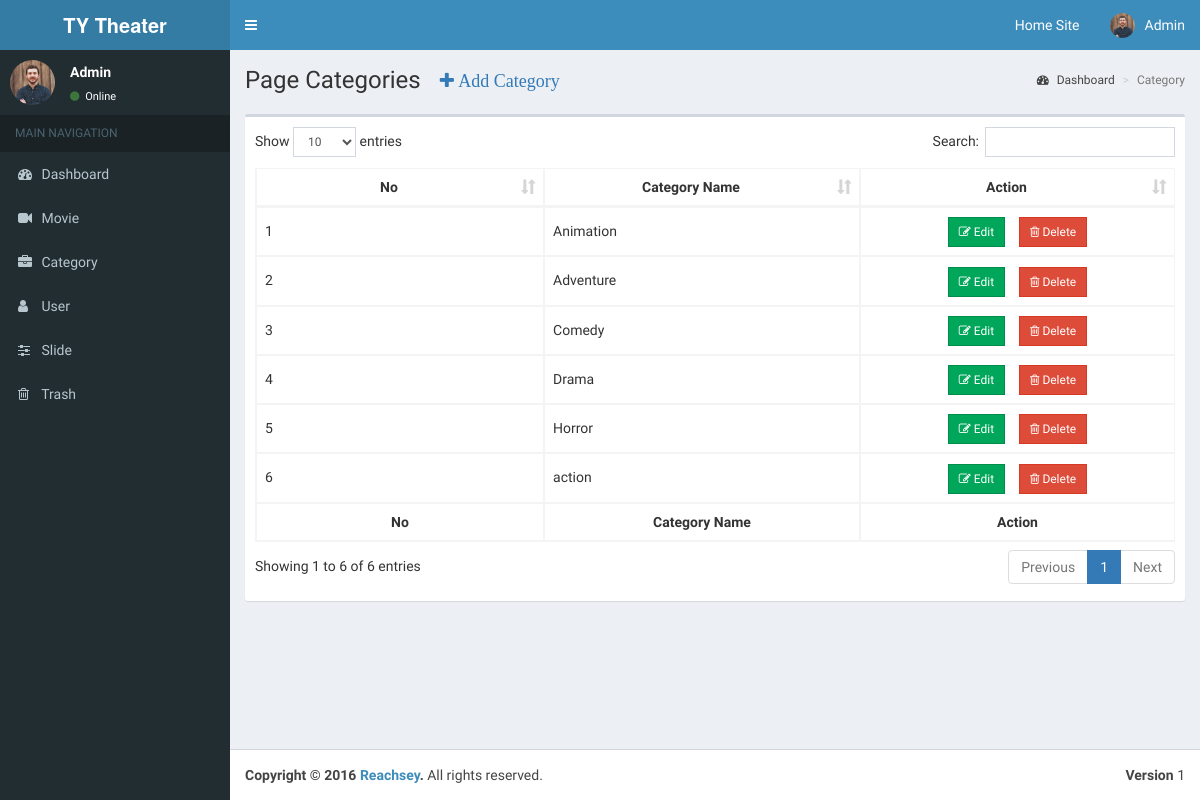
/admin/pages/category.php (signed in), run on an earlier commit of the app's database.
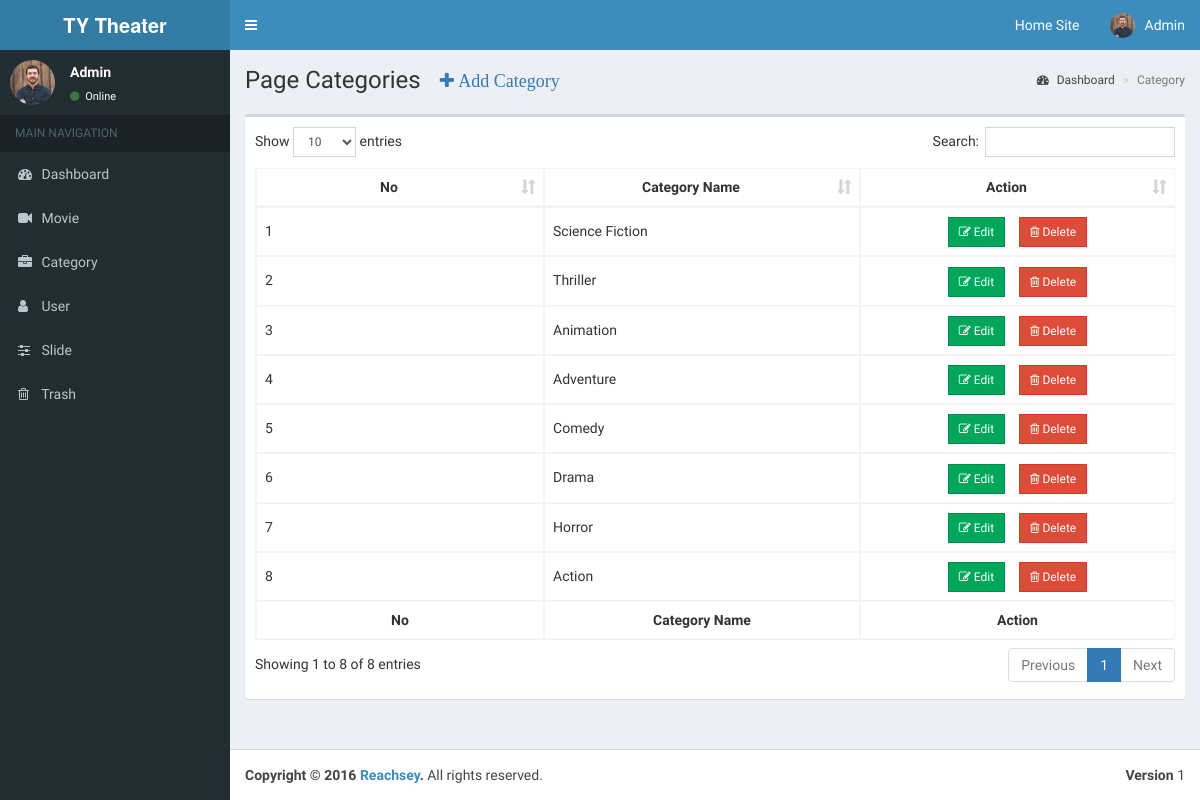
And on a later commit of the database.
### tables this page shows
CREATE TABLE `users` (
  `user_id` int(11) NOT NULL,
  `username` varchar(100) NOT NULL,
  `password` varchar(100) NOT NULL,
  `fullname` varchar(100) NOT NULL,
  `user_image` varchar(100) NOT NULL,
  `user_role` varchar(100) NOT NULL,
  `date_added` datetime NOT NULL
);

CREATE TABLE `categories` (
  `cate_id` int(11) NOT NULL,
  `cate_name` varchar(100) NOT NULL
);

### admin/pages/include/view_all_category.php (the view, shortened to what this page needs)
<section class="content-header">
    <h1>
        Page Categories
        <button type="button" class="btn btn-link" data-toggle="modal" data-target="#maincategory"><i style="font-size: large;" class="fa fa-plus">&nbsp;Add Category</i></button>
    </h1>
    <ol class="breadcrumb">
        <li><a href="../dashboard.php"><i class="fa fa-dashboard"></i> Dashboard</a></li>
        <li class="active">Category</li>
    </ol>
</section>
<section class="content">
    <div class="row">
        <div class="col-xs-12">
            <div class="box">
                <div class="box-body">
                    <table id="example1" class="table table-bordered table-hover">
                        <thead>
                        <tr>
                            <th>No</th>
                            <th>Category Name</th>
                            <th>Action</th>
                        </tr>
                        </thead>
                        <tbody>
                        <?php
                        $query="select * from categories";
                        $select_category=mysqli_query($connection,$query);
                        $n = mysqli_num_rows($select_category);
                        while($row = mysqli_fetch_assoc($select_category)){
                            $cate_id= $row['cate_id'];
                            $cate_name= $row['cate_name'];
                            ?>
                            <tr>
                                <td style="line-height: 30px;font-size:;"><?php echo $n; ?></td>
                                <td style="line-height: 30px;font-size:;"><?php echo $cate_name; ?></td>
                                <td align="center" style="line-height: 30px;font-size:;" ><a href="category.php?action=edit_category&cate_id=<?php echo $cate_id; ?>" class="btn btn-success btn-flat btn-sm"><i class="fa fa-edit"></i> Edit</a>&nbsp;&nbsp;&nbsp;&nbsp;<a href="category.php?delete=<?php echo $cate_id;?>" onclick="return confirm('Are your sure?')" class="btn btn-danger btn-flat btn-sm"><i class="fa fa-trash-o"></i> Delete</a></td>
                            </tr>
                            <?php
                            $n--;
                        }
                        ?>
                        </tbody>
                        <tfoot>
                        <tr>
                            <th>No</th>
                            <th>Category Name</th>
                            <th>Action</th>
                        </tr>
                        </tfoot>
                    </table>
                </div>
            </div>
        </div>
    </div>
</section>

### admin/pages/category.php (shortened to what this page needs)
<!DOCTYPE html>
<html>
<?php
require_once "../../includes/db.php";
if($_SESSION['user_role'])
{
    $user_id = $_SESSION['user_id'];
    $user_role = $_SESSION['user_role'];
    $s_user = "SELECT * FROM users WHERE user_id=$user_id";
    $run_s_user = mysqli_query($connection,$s_user);
    while($row = mysqli_fetch_assoc($run_s_user)) {
        $fullname = $row['fullname'];
        $user_image = $row['user_image'];
    }
?>
    <?php include "include/header.php"; ?>
    <body class="hold-transition skin-blue sidebar-mini">
    <div class="wrapper">
        <?php include "include/navigation.php"; ?>
        <div class="content-wrapper">
            <?php
            if(isset($_GET['action'])){
                $source = $_GET['action'];
            }else{
                $source='';
            }
            switch($source){
                default:
                    include "include/view_all_category.php";
            }
            ?>
        </div>
        <?php include "include/footer.php"; ?>
    </div>
    </body>
<?php
}else
{
    echo "<script language=\"javascript\">window.location.href = \"movie.php\"</script>";
}
?>
</html>

### admin/pages/include/header.php (shortened to what this page needs)
<head>
  <link rel="stylesheet" href="../bootstrap/css/bootstrap.min.css">
  <link rel="stylesheet" href="https://cdnjs.cloudflare.com/ajax/libs/font-awesome/4.5.0/css/font-awesome.min.css">
  <link rel="stylesheet" href="../plugins/datatables/dataTables.bootstrap.css">
  <link rel="stylesheet" href="https://cdnjs.cloudflare.com/ajax/libs/ionicons/2.0.1/css/ionicons.min.css">
  <link rel="stylesheet" href="../dist/css/AdminLTE.min.css">
  <link rel="stylesheet" href="../dist/css/skins/_all-skins.min.css">
  <link rel="stylesheet" href="../plugins/colorpicker/bootstrap-colorpicker.min.css">
</head>

### admin/pages/include/navigation.php (shortened to what this page needs)
<header class="main-header">
  <a href="index2.html" class="logo">
    <span class="logo-lg"><b>TY Theater</b></span>
  </a>
  <nav class="navbar navbar-static-top">
    <a href="#" class="sidebar-toggle" data-toggle="offcanvas" role="button">
    </a>
    <div class="navbar-custom-menu">
      <ul class="nav navbar-nav">
        <li class="dropdown messages-menu">
          <a href="../../">Home Site</a>
        </li>
        <li class="dropdown user user-menu">
          <a href="#" class="dropdown-toggle" data-toggle="dropdown">
            <img src="../dist/img/users/<?php echo $user_image;?>" class="user-image" alt="User Image">
            <span class="hidden-xs"><?php echo $fullname;?></span>
          </a>
        </li>
      </ul>
    </div>
  </nav>
</header>
<aside class="main-sidebar">
  <section class="sidebar">
    <div class="user-panel">
      <div class="pull-left image">
        <img src="../dist/img/users/<?php echo $user_image;?>" class="img-circle" alt="User Image">
      </div>
      <div class="pull-left info">
        <p><?php echo $fullname;?></p>
        <a href="#"><i class="fa fa-circle text-success"></i> Online</a>
      </div>
    </div>
    <ul class="sidebar-menu">
      <li class="header">MAIN NAVIGATION</li>
      <?php
        if($user_role=='Admin'){
      ?>
      <li>
        <a href="dashboard.php">
          <i class="fa fa-dashboard"></i> <span>Dashboard</span>
        </a>
      </li>
      <li>
        <a href="movie.php">
          <i class="fa fa-video-camera"></i> <span>Movie</span>
        </a>
      </li>
      <li>
        <a href="category.php">
          <i class="fa fa-briefcase"></i> <span>Category</span>
        </a>
      </li>
      <li>
        <a href="users.php">
          <i class="fa fa-user"></i> <span>User</span>
        </a>
      </li>
      <li>
        <a href="slide.php">
          <i class="fa fa-sliders"></i> <span>Slide</span>
        </a>
      </li>
    <li>
        <a href="trash.php">
            <i class="fa fa-trash-o"></i> <span>Trash</span>
        </a>
    </li>
      <?php
        }
      ?>
    </ul>
  </section>
</aside>

### admin/pages/include/footer.php
<footer class="main-footer">
    <div class="pull-right hidden-xs">
        <b>Version</b> 1
    </div>
    <strong>Copyright &copy; 2016 <a href="#">Reachsey</a>.</strong> All rights
    reserved.
</footer>

### admin/pages/include/view_all_category.php (style rules this page uses)
th { text-align: center; }
td,th { max-width: 130px; overflow:hidden; white-space: nowrap; text-overflow: ellipsis; }

What changed in the data, as far as the page shows it:
changed categories: cate_name "action" → "Action"
added categories: cate_name "Thriller"
added categories: cate_name "Science Fiction"
Also different on the page:
text written by a page script: "Show entries Search: Showing 1 to 6 of 6 entries Previous 1 Next" → "Show entries Search: Showing 1 to 8 of 8 entries Previous 1 Next"
